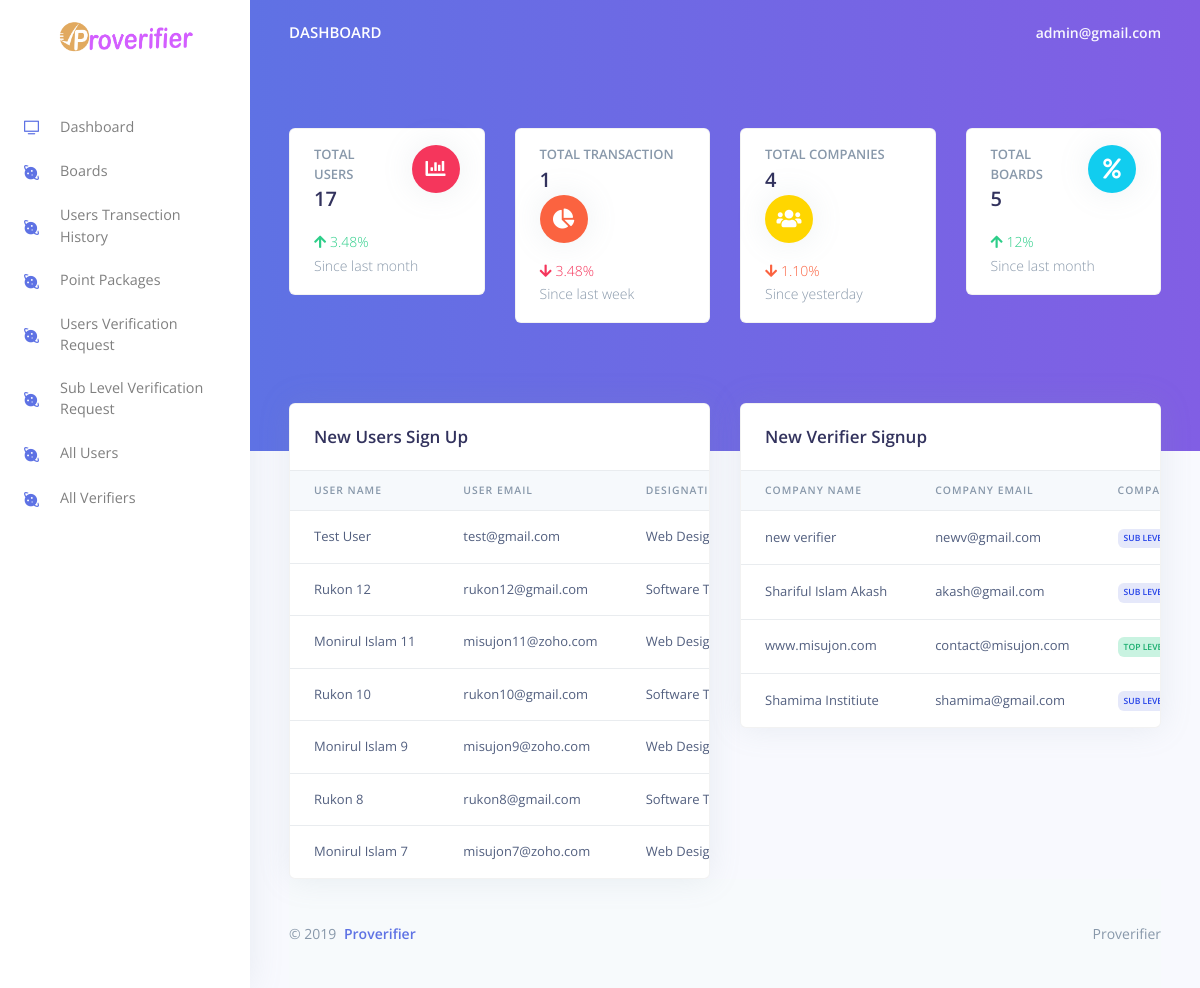
The app's page /admin/index.php (signed in) with its own data.
### tables this page shows
CREATE TABLE `users` (
  `id` int(11) NOT NULL,
  `name` varchar(100) NOT NULL,
  `email` text NOT NULL,
  `pass` text NOT NULL,
  `phone` varchar(15) NOT NULL,
  `dob` date NOT NULL,
  `country` varchar(100) NOT NULL,
  `address` text NOT NULL,
  `designation` varchar(100) NOT NULL,
  `bio` text NOT NULL,
  `picture` text NOT NULL,
  `signup_date` date NOT NULL,
  `status` int(11) NOT NULL DEFAULT '1' COMMENT '0 = Not Active, 1 = Active',
  `mypoints` int(11) NOT NULL
);

CREATE TABLE `company` (
  `id` int(11) NOT NULL,
  `name` varchar(100) NOT NULL,
  `email` text NOT NULL,
  `pass` text NOT NULL,
  `phone` varchar(11) NOT NULL,
  `started` date NOT NULL,
  `country` varchar(100) NOT NULL,
  `address` text NOT NULL,
  `main_task` varchar(100) NOT NULL,
  `logo` text NOT NULL,
  `type` varchar(50) NOT NULL COMMENT '1=top level, 2 = sub level',
  `status` int(11) NOT NULL DEFAULT '1' COMMENT '0 = pending, 1 = activated',
  `signup_date` date NOT NULL,
  `mypoints` int(11) NOT NULL
);

### admin/index.php (the view, shortened to what this page needs)
<?php include_once 'includes/header.php';?>
<?php
function admin_user_qty($db){
    $sql = mysqli_num_rows(mysqli_query($db, "SELECT * FROM `users`"));
    return $sql;
}
function admin_company_qty($db){
    $sql = mysqli_num_rows(mysqli_query($db, "SELECT * FROM `company`"));
    return $sql;
}
function admin_transections_qty($db){
    $sql = mysqli_num_rows(mysqli_query($db, "SELECT * FROM `user_got_points`"));
    return $sql;
}
function admin_boards_qty($db){
    $sql = mysqli_num_rows(mysqli_query($db, "SELECT * FROM `board`"));
    return $sql;
}
?>
  <div class="main-content">
    <?php include_once 'includes/nav.php';?>
    <div class="header bg-gradient-primary pb-8 pt-5 pt-md-8">
      <div class="container-fluid">
        <div class="header-body">
          <div class="row">
            <div class="col-xl-3 col-lg-6">
              <div class="card card-stats mb-4 mb-xl-0">
                <div class="card-body">
                  <div class="row">
                    <div class="col">
                      <h5 class="card-title text-uppercase text-muted mb-0">Total Users</h5>
                      <span class="h2 font-weight-bold mb-0"><?=admin_user_qty($db);?></span>
                    </div>
                    <div class="col-auto">
                      <div class="icon icon-shape bg-danger text-white rounded-circle shadow">
                        <i class="fas fa-chart-bar"></i>
                      </div>
                    </div>
                  </div>
                  <p class="mt-3 mb-0 text-muted text-sm">
                    <span class="text-success mr-2"><i class="fa fa-arrow-up"></i> 3.48%</span>
                    <span class="text-nowrap">Since last month</span>
                  </p>
                </div>
              </div>
            </div>
            <div class="col-xl-3 col-lg-6">
              <div class="card card-stats mb-4 mb-xl-0">
                <div class="card-body">
                  <div class="row">
                    <div class="col">
                      <h5 class="card-title text-uppercase text-muted mb-0">Total Transaction</h5>
                      <span class="h2 font-weight-bold mb-0"><?=admin_transections_qty($db);?></span>
                    </div>
                    <div class="col-auto">
                      <div class="icon icon-shape bg-warning text-white rounded-circle shadow">
                        <i class="fas fa-chart-pie"></i>
                      </div>
                    </div>
                  </div>
                  <p class="mt-3 mb-0 text-muted text-sm">
                    <span class="text-danger mr-2"><i class="fas fa-arrow-down"></i> 3.48%</span>
                    <span class="text-nowrap">Since last week</span>
                  </p>
                </div>
              </div>
            </div>
            <div class="col-xl-3 col-lg-6">
              <div class="card card-stats mb-4 mb-xl-0">
                <div class="card-body">
                  <div class="row">
                    <div class="col">
                      <h5 class="card-title text-uppercase text-muted mb-0">Total Companies</h5>
                      <span class="h2 font-weight-bold mb-0"><?=admin_company_qty($db);?></span>
                    </div>
                    <div class="col-auto">
                      <div class="icon icon-shape bg-yellow text-white rounded-circle shadow">
                        <i class="fas fa-users"></i>
                      </div>
                    </div>
                  </div>
                  <p class="mt-3 mb-0 text-muted text-sm">
                    <span class="text-warning mr-2"><i class="fas fa-arrow-down"></i> 1.10%</span>
                    <span class="text-nowrap">Since yesterday</span>
                  </p>
                </div>
              </div>
            </div>
            <div class="col-xl-3 col-lg-6">
              <div class="card card-stats mb-4 mb-xl-0">
                <div class="card-body">
                  <div class="row">
                    <div class="col">
                      <h5 class="card-title text-uppercase text-muted mb-0">Total Boards</h5>
                      <span class="h2 font-weight-bold mb-0"><?=admin_boards_qty($db);?></span>
                    </div>
                    <div class="col-auto">
                      <div class="icon icon-shape bg-info text-white rounded-circle shadow">
                        <i class="fas fa-percent"></i>
                      </div>
                    </div>
                  </div>
                  <p class="mt-3 mb-0 text-muted text-sm">
                    <span class="text-success mr-2"><i class="fas fa-arrow-up"></i> 12%</span>
                    <span class="text-nowrap">Since last month</span>
                  </p>
                </div>
              </div>
            </div>
          </div>
        </div>
      </div>
    </div>
    <div class="container-fluid mt--7">
      <div class="row mt-5">
        <div class="col-xl-6 mb-5 mb-xl-0">
          <div class="card shadow">
            <div class="card-header border-0">
              <div class="row align-items-center">
                <div class="col">
                  <h3 class="mb-0">New Users Sign Up</h3>
                </div>
              </div>
            </div>
            <div class="table-responsive">
              <table class="table align-items-center table-flush">
                <thead class="thead-light">
                  <tr>
                    <th scope="col">User Name</th>
                    <th scope="col">User Email</th>
                    <th scope="col">Designation</th>
                  </tr>
                </thead>
                <tbody>
                <?php
                    $usql = mysqli_query($db, "SELECT * FROM `users` ORDER BY id DESC LIMIT 7");
                    while ($urow = mysqli_fetch_assoc($usql)){
                ?>
                  <tr>
                        <td><?=$urow['name'];?></td>
                        <td><?=$urow['email'];?></td>
                        <td><?=$urow['designation'];?></td>
                  </tr>
                  <?php }?>
                </tbody>
              </table>
            </div>
          </div>
        </div>
        <div class="col-xl-6">
          <div class="card shadow">
            <div class="card-header border-0">
              <div class="row align-items-center">
                <div class="col">
                  <h3 class="mb-0">New Verifier Signup</h3>
                </div>
              </div>
            </div>
            <div class="table-responsive">
              <table class="table align-items-center table-flush">
                <thead class="thead-light">
                  <tr>
                    <th scope="col">Company Name</th>
                    <th scope="col">Company Email</th>
                    <th scope="col">Company Type</th>
                  </tr>
                </thead>
                <tbody>
                <?php
                $csql = mysqli_query($db, "SELECT * FROM `company` ORDER BY id DESC LIMIT 7");
                while ($crow = mysqli_fetch_assoc($csql)){
                    ?>
                    <tr>
                        <td><?=$crow['name'];?></td>
                        <td><?=$crow['email'];?></td>
                        <td><?=($crow['type'] == "sublevel")?'<div class="badge badge-primary">Sub Level</div>':'<div class="badge badge-success">Top Level</div>';?></td>
                    </tr>
                <?php }?>
                </tbody>
              </table>
            </div>
          </div>
        </div>
      </div>
<?php include_once 'includes/footer.php';?>

### admin/includes/header.php (shortened to what this page needs)
<!DOCTYPE html>
<html>
<head>
    <link href="./assets/vendor/nucleo/css/nucleo.css" rel="stylesheet">
    <link href="./assets/vendor/@fortawesome/fontawesome-free/css/all.min.css" rel="stylesheet">
    <link type="text/css" href="./assets/css/argon.css?v=1.0.0" rel="stylesheet">
</head>
<body>
<nav class="navbar navbar-vertical fixed-left navbar-expand-md navbar-light bg-white" id="sidenav-main">
    <div class="container-fluid">
        <a class="navbar-brand pt-0" href="index.php">
            <img src="../assets/img_ivs.png" class="navbar-brand-img" alt="...">
        </a>
        <div class="collapse navbar-collapse" id="sidenav-collapse-main">
            <ul class="navbar-nav">
                <li class="nav-item">
                    <a class="nav-link" href="index.php">
                        <i class="ni ni-tv-2 text-primary"></i> Dashboard
                    </a>
                </li>
                <li class="nav-item">
                    <a class="nav-link" href="boards.php">
                        <i class="ni ni-planet text-blue"></i> Boards
                    </a>
                </li>
                <li class="nav-item">
                    <a class="nav-link" href="userstransections.php">
                        <i class="ni ni-planet text-blue"></i> Users Transection History
                    </a>
                </li>
                <li class="nav-item">
                    <a class="nav-link" href="packages.php">
                        <i class="ni ni-planet text-blue"></i> Point Packages
                    </a>
                </li>
                <li class="nav-item">
                    <a class="nav-link" href="users_verifications.php">
                        <i class="ni ni-planet text-blue"></i> Users Verification Request
                    </a>
                </li>
                <li class="nav-item">
                    <a class="nav-link" href="company_verifications.php">
                        <i class="ni ni-planet text-blue"></i> Sub Level Verification Request
                    </a>
                </li>
                <li class="nav-item">
                    <a class="nav-link" href="users.php">
                        <i class="ni ni-planet text-blue"></i> All Users
                    </a>
                </li>
                <li class="nav-item">
                    <a class="nav-link" href="companies.php">
                        <i class="ni ni-planet text-blue"></i> All Verifiers
                    </a>
                </li>
            </ul>
        </div>
    </div>
</nav>

### admin/includes/nav.php (shortened to what this page needs)
<nav class="navbar navbar-top navbar-expand-md navbar-dark" id="navbar-main">
    <div class="container-fluid">
        <a class="h4 mb-0 text-white text-uppercase d-none d-lg-inline-block" href="index.php">Dashboard</a>
        <ul class="navbar-nav align-items-center d-none d-md-flex">
            <li class="nav-item dropdown">
                <a class="nav-link pr-0" href="#" role="button" data-toggle="dropdown" aria-haspopup="true" aria-expanded="false">
                    <div class="media align-items-center">
                        <div class="media-body ml-2 d-none d-lg-block">
                            <span class="mb-0 text-sm  font-weight-bold"><?=$_SESSION['admin'];?></span>
                        </div>
                    </div>
                </a>
            </li>
        </ul>
    </div>
</nav>

### admin/includes/footer.php (shortened to what this page needs)
<footer class="footer">
    <div class="row align-items-center justify-content-xl-between">
        <div class="col-xl-6">
            <div class="copyright text-center text-xl-left text-muted">
                &copy; 2019 <a href="http://www.misujon.com" class="font-weight-bold ml-1" target="_blank">Proverifier</a>
            </div>
        </div>
        <div class="col-xl-6">
            <ul class="nav nav-footer justify-content-center justify-content-xl-end">
                <li class="nav-item">
                    <a href="#" class="nav-link" target="_blank">Proverifier</a>
                </li>
            </ul>
        </div>
    </div>
</footer>
</div>
</div>
</body>
</html>

### records on screen
users: name "Test User", email "test@gmail.com", designation "Web…"
users: name "Rukon 12", email "rukon12@gmail.com", designation "Software…"
users: name "Monirul Islam 11", email "misujon11@zoho.com", designation "Web…"
users: name "Rukon 10", email "rukon10@gmail.com", designation "Software…"
users: name "Monirul Islam 9", email "misujon9@zoho.com", designation "Web…"
users: name "Rukon 8", email "rukon8@gmail.com", designation "Software…"
users: name "Monirul Islam 7", email "misujon7@zoho.com", designation "Web…"
company: name "new verifier", email "newv@gmail.com", type "SUB…"
company: name "Shariful Islam Akash", email "akash@gmail.com", type "SUB…"
company: name "www.misujon.com", email "contact@misujon.com", type "TOP…"
company: name "Shamima Institiute", email "shamima@gmail.com", type "SUB…"

### other values on screen
$_SESSION['admin'] "admin@gmail.com"
admin_user_qty($db) "17"
admin_transections_qty($db) "1"
admin_company_qty($db) "4"
admin_boards_qty($db) "5"
